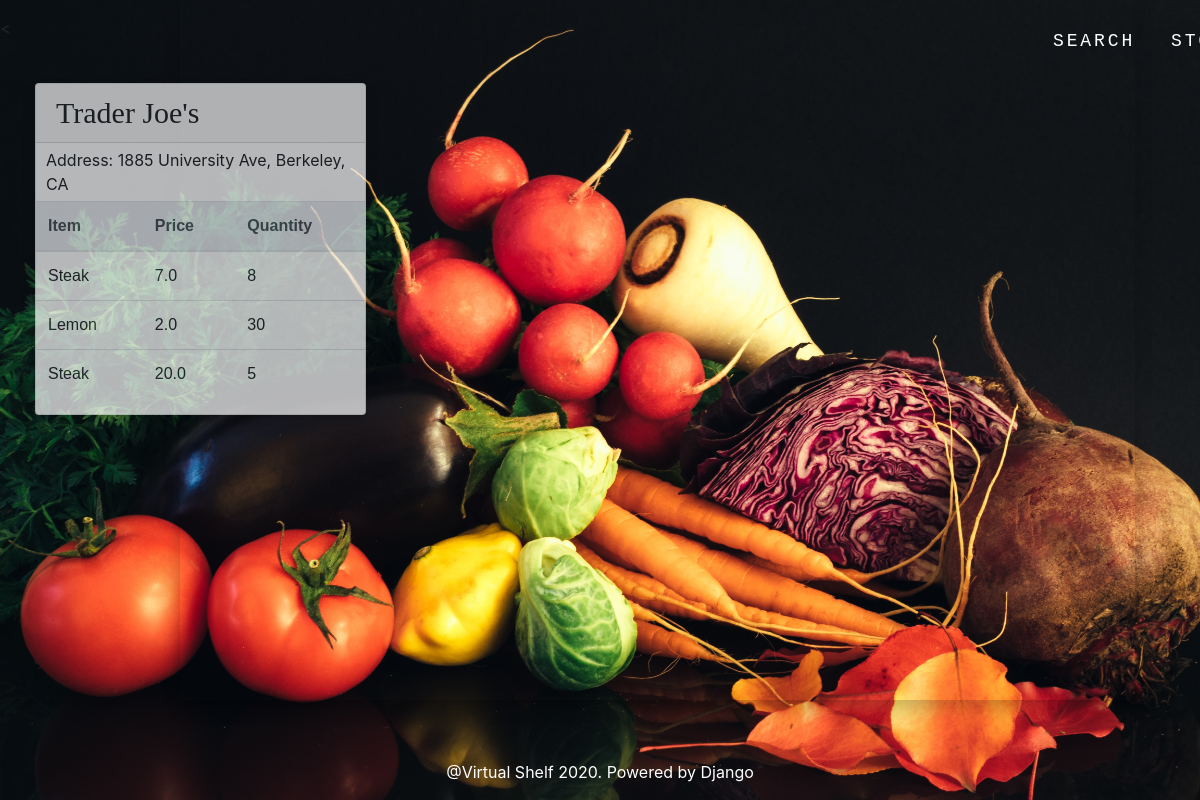
Before: /storage/storage-store/Trader Joe's/ with the older database file.
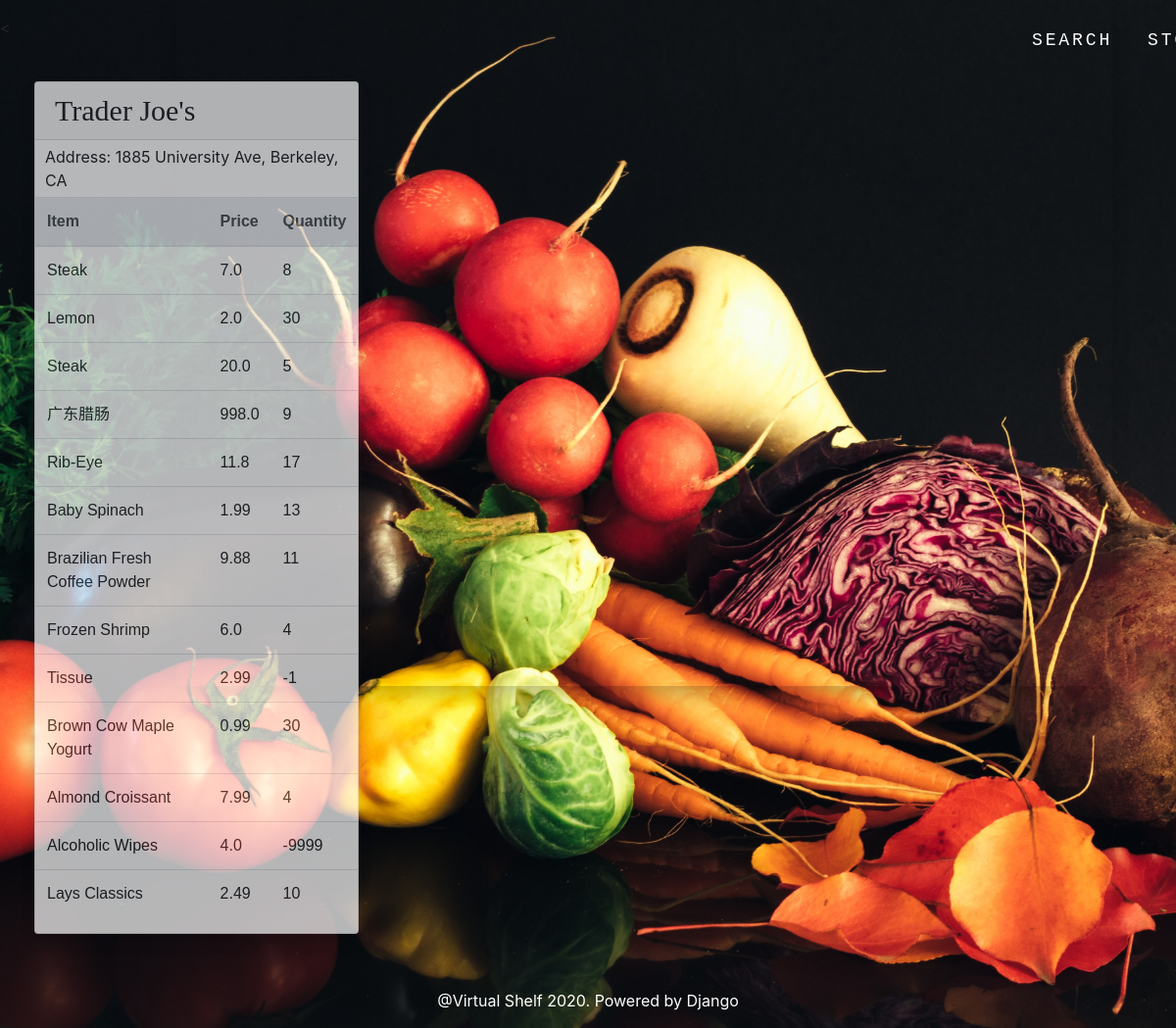
After: the same page with the newer database file.
### storage/models.py (models this page shows, shortened)
class Store(models.Model):
	name = models.CharField(max_length=100)
	address = models.CharField(max_length=200)
	items = models.ManyToManyField(Item, through='Ownership')
	class Meta:
		ordering = ('name',)
	def __str__(self):
		return self.name

class Ownership(models.Model):
	item = models.ForeignKey(Item, on_delete=models.CASCADE)
	store = models.ForeignKey(Store, on_delete=models.CASCADE)
	price = models.FloatField()
	quantity = models.IntegerField()
	class Meta:
		ordering = ['store']

class Item(models.Model):
	category = models.CharField(max_length=100)
	name = models.CharField(max_length=100)
	class Meta:
		ordering = ['name']
	def __str__(self):
		return self.name

### storage/views.py (the view)
# urls.py: path('storage-store/<str:store_name>/', views.search_store, name='search_store'),
def search_store(request, store_name):
    try:
        store = Store.objects.filter(name=store_name)
    except Store.DoesNotExist:
        store = None
    if not store:
        return
    store = store.first()
    ownerships = Ownership.objects.filter(store=store)
    context = { 'ownerships': ownerships, 'store': store }
    return render(request, 'storage/store_result.html', context)

### templates/storage/store_result.html (shortened to what this page needs)
{% extends "base.html" %}
{% load staticfiles %}
{% block content %}
<<body>
  {% include 'maps_module.html' %}
    <div class="row mt-2" style = "margin-left: 20px;">
      <div class= "col-4 mb-4" style = "margin-top: 35px;">
        <div class= "card h-100" style="opacity: 0.7;
                                        box-shadow: 0px 8px 16px 0px rgba(0,0,0,0.2);
                                        width: 90%;">
          <h5 class="card-header">{{ store }}</h5>
          <div><p class="card-text">Address: {{ store.address}}</p></div>
          <table class="table" style = "font-family : arial">
            <thead class="thead-light">
              <tr>
                <th scope="col">Item</th>
                <th scope="col">Price</th>
                <th scope="col">Quantity</th>
              </tr>
            </thead>
            <tbody>
              {% for ownership in ownerships %}
              <tr>
                <td>{{ ownership.item|slice:'100'}}</td>
                <td>{{ ownership.price|slice:'100'}}</td>
                <td>{{ ownership.quantity|slice:'100'}}</td>
              </tr>
              {% endfor %}
            </tbody>
          </table>
        </div>
      </div>
    </div>
</body>
{% endblock content %}

### templates/base.html (shortened to what this page needs)
{% load staticfiles %}
<!DOCTYPE html>
<html lang="zh-cn">
<head>
    <link rel="stylesheet" href="{% static 'bootstrap/css/bootstrap.min.css' %}">
</head>
<body>
    {% include 'header.html' %}
    {% block content %}
    {% endblock content %}
    {% include 'footer.html' %}
</body>
</html>

### templates/header.html
<nav class="navbar navbar-expand-lg navbar-dark bg-transparent">
  <div class="container">
    <div>
      <ul class="navbar-nav" style =  "overflow: hidden; position: fixed; top: 20px; width: 100%;">
        <li class="nav-item">
          <a class="nav-link"  style="font-family: Ubuntu Mono, monospace; font-size: 18px; color: white; position: relative; left: 1000px; letter-spacing: 0.16em;" href="{% url 'storage:storage_search' %}">SEARCH</a>
        </li>
        <li class="nav-item">
          <a class="nav-link"  style="font-family: Ubuntu Mono, monospace; font-size: 18px; color: white; position: relative; left: 1020px; letter-spacing: 0.16em;" href="{% url 'storage:storage_list' %}">STORES</a>
        </li>
      </ul>
    </div>
  </div>
</nav>

### templates/maps_module.html (shortened to what this page needs)
<div class="maps-container" style = " overflow: hidden;
                                      position: fixed;
                                      top: 80px;
                                      right: 50px;
                                      height: 80%;
                                      width: 61.8%;
                                      border-radius: 25px;
                                    ">
<div id="googleMap" style="position: absolute;
                           top: 0px;
                           right: 65px;
                           box-shadow: 0px 8px 16px 0px rgba(0,0,0,0.2);
                           height: 700px;
                           width: 955px;
                           position: fixed;">
</div>
</div>

### templates/footer.html
{% load staticfiles %}
<div>
    <br><br><br>
</div>
<footer class="py-3 bg-black fixed-bottom">
    <div class="container">
        <p class="m-0 text-center text-white">@Virtual Shelf 2020. Powered by Django</p>
    </div>
</footer>

### templates/storage/store_result.html (style rules this page uses)
body { background-image: url("/static/images/list.jpg"); background-position: center 0; background-repeat: no-repeat; background-attachment: fixed; background-size: cover; -webkit-background-size: cover; -o-background-size: cover; -moz-background-size: cover; -ms-background-size: cover; }
.card-header { font: 30px bold arial; }
.card-text { margin-left: 10px; margin-top: 5px; padding-bottom: 5px; }

Changed rows visible on the page:
added Ownership: item "广东腊肠", price "998.0", quantity "9"
added Ownership: item "Rib-Eye", price "11.8", quantity "17"
added Ownership: item "Baby Spinach", price "1.99", quantity "13"
added Ownership: item "Brazilian Fresh Coffee Powder", price "9.88", quantity "11"
added Ownership: item "Frozen Shrimp", price "6.0", quantity "4"
added Ownership: item "Tissue", price "2.99", quantity "-1"
added Ownership: item "Brown Cow Maple Yogurt", price "0.99", quantity "30"
added Ownership: item "Almond Croissant", price "7.99", quantity "4"
added Ownership: item "Alcoholic Wipes", price "4.0", quantity "-9999"
added Ownership: item "Lays Classics", price "2.49", quantity "10"
